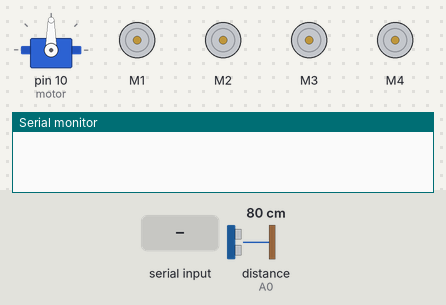
A sketch run on a simulated Arduino Uno, built with avr-gcc and run on an emulated ATmega328P. Shown: servo, 4 × DC motor (green arrow = forward, orange = backward, longer = faster), the last lines printed to the serial monitor. The inputs (shaded band) are chosen by the test bench; at power-on: distance to the obstacle (sensor on A0) 80 cm. The echo pulse lasts 58.3 µs per cm.

Above: at 1.2 s.
1.3 s: "<F>" received over the second serial link
At 1.9 s:
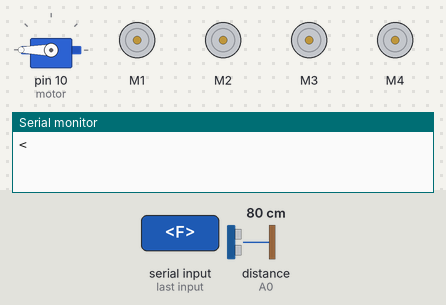
4.3 s: "<B>" received over the second serial link
At 6.2 s:
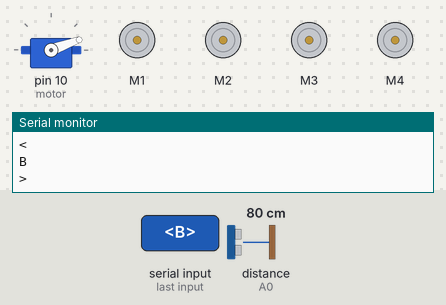
7.3 s: "<L>" received over the second serial link
At 10.2 s:
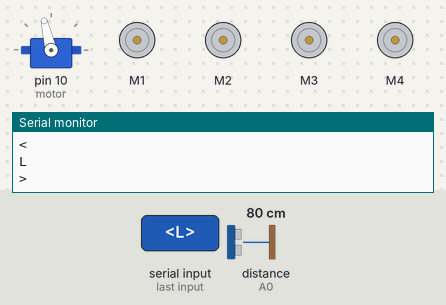
Timing chart, 0 to 11.7 s (numbered marks = the images above; inputs shaded):
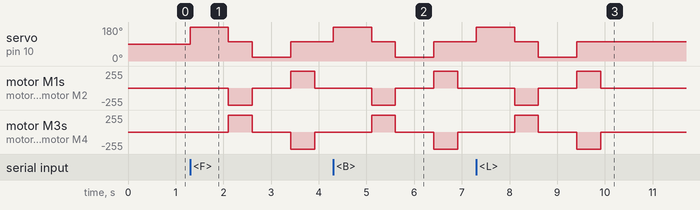

Measured:
- after the input at 1.3 s, servo on pin 10 (motor): 90° → 180° at once, → 103° 0.81 s later, → 20° 0.50 s later, → 103° 0.81 s later; motor M1: stopped → backward 255/255 after 0.81 s, → stopped 0.50 s later, → forward 255/255 0.81 s later, → stopped 0.50 s later
- after the input at 4.3 s, servo on pin 10 (motor): 103° → 180° at once, → 103° 0.81 s later, → 20° 0.50 s later, → 103° 0.81 s later; motor M1: stopped → backward 255/255 after 0.81 s, → stopped 0.50 s later, → forward 255/255 0.81 s later, → stopped 0.50 s later
- after the input at 7.3 s, servo on pin 10 (motor): 103° → 180° at once, → 103° 0.81 s later, → 20° 0.50 s later, → 103° 0.81 s later; motor M1: stopped → backward 255/255 after 0.81 s, → stopped 0.50 s later, → forward 255/255 0.81 s later, → stopped 0.50 s later

The sketch:

GestureControlledCar.ino
```cpp
#include <Servo.h>
#include <AFMotor.h>
#include <SoftwareSerial.h>
SoftwareSerial MyBlue(2, 3);

#define Echo A0
#define Trig A1
#define motor 10
#define Speed 255
#define spoint 103

char value;
int distance;
int Left;
int Right;
int L = 0;
int R = 0;
int L1 = 0;
int R1 = 0;

Servo servo;
AF_DCMotor M1(1);
AF_DCMotor M2(2);
AF_DCMotor M3(3);
AF_DCMotor M4(4);

void setup() {
  Serial.begin(9600);
MyBlue.begin(9600);
  pinMode(Trig, OUTPUT);
  pinMode(Echo, INPUT);
  servo.attach(motor);
  M1.setSpeed(Speed);
  M2.setSpeed(Speed);
  M3.setSpeed(Speed);
  M4.setSpeed(Speed);
}
void loop() {
  control();
}


void control() {
  if (MyBlue.available() > 0) {
    value = MyBlue.read();
    Serial.println(value);

  if (value == 'F') {
      forward();
    } else if (value == 'B') {
      backward();
    } else if (value == 'L') {
      left();
    } else if (value == 'R') {
      right();
    } else if (value == 'S') {
      Stop();
    }

    if (value == '^') {
      forward();
    } else if (value == '-') {
      backward();
    } else if (value == '<') {
      L = leftsee();
      servo.write(spoint);
      if (L >= 10 ) {
        left();
        delay(500);
        Stop();
      } else if (L < 10) {
        Stop();
      }
    } else if (value == '>') {
      R = rightsee();
      servo.write(spoint);
      if (R >= 10 ) {
        right();
        delay(500);
        Stop();
      } else if (R < 10) {
        Stop();
      }
    } else if (value == '*') {
      Stop();
    }
  }

  if (distance <= 12) {
    Stop();
  }

}

int ultrasonic() {
  digitalWrite(Trig, LOW);
  delayMicroseconds(4);
  digitalWrite(Trig, HIGH);
  delayMicroseconds(10);
  digitalWrite(Trig, LOW);
  long t = pulseIn(Echo, HIGH);
  long cm = t / 29 / 2; //time convert distance
  return cm;
}

void forward() {
  M1.run(FORWARD);
  M2.run(FORWARD);
  M3.run(FORWARD);
  M4.run(FORWARD);
}
void backward() {
  M1.run(BACKWARD);
  M2.run(BACKWARD);
  M3.run(BACKWARD);
  M4.run(BACKWARD);
}
void left() {
  M1.run(BACKWARD);
  M2.run(BACKWARD);
  M3.run(FORWARD);
  M4.run(FORWARD);
}
void right() {
  M1.run(FORWARD);
  M2.run(FORWARD);
  M3.run(BACKWARD);
  M4.run(BACKWARD);
}
void Stop() {
  M1.run(RELEASE);
  M2.run(RELEASE);
  M3.run(RELEASE);
  M4.run(RELEASE);
}
int rightsee() {
  servo.write(20);
  delay(800);
  Left = ultrasonic();
  return Left;
}

int leftsee() {
  servo.write(180);
  delay(800);
  Right = ultrasonic();
  return Right;
}
```
